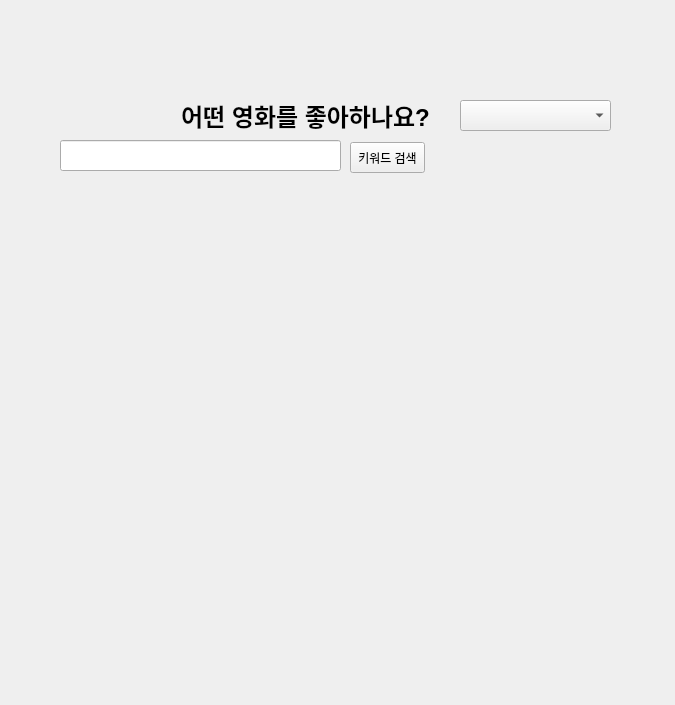
<?xml version="1.0" encoding="UTF-8"?>
<ui version="4.0">
 <class>Form</class>
 <widget class="QWidget" name="Form">
  <property name="geometry">
   <rect>
    <x>0</x>
    <y>0</y>
    <width>675</width>
    <height>705</height>
   </rect>
  </property>
  <property name="windowTitle">
   <string>Form</string>
  </property>
  <widget class="QLabel" name="label">
   <property name="geometry">
    <rect>
     <x>160</x>
     <y>80</y>
     <width>291</width>
     <height>71</height>
    </rect>
   </property>
   <property name="font">
    <font>
     <pointsize>18</pointsize>
     <weight>75</weight>
     <bold>true</bold>
    </font>
   </property>
   <property name="text">
    <string>어떤 영화를 좋아하나요?</string>
   </property>
   <property name="alignment">
    <set>Qt::AlignCenter</set>
   </property>
  </widget>
  <widget class="QComboBox" name="cb_title">
   <property name="geometry">
    <rect>
     <x>460</x>
     <y>100</y>
     <width>151</width>
     <height>31</height>
    </rect>
   </property>
  </widget>
  <widget class="QLabel" name="lbl_recommadation">
   <property name="geometry">
    <rect>
     <x>50</x>
     <y>200</y>
     <width>561</width>
     <height>401</height>
    </rect>
   </property>
   <property name="font">
    <font>
     <pointsize>18</pointsize>
    </font>
   </property>
   <property name="text">
    <string/>
   </property>
  </widget>
  <widget class="QLineEdit" name="le_keyword">
   <property name="geometry">
    <rect>
     <x>60</x>
     <y>140</y>
     <width>281</width>
     <height>31</height>
    </rect>
   </property>
  </widget>
  <widget class="QPushButton" name="btn_recommend">
   <property name="geometry">
    <rect>
     <x>350</x>
     <y>142</y>
     <width>75</width>
     <height>31</height>
    </rect>
   </property>
   <property name="text">
    <string>키워드 검색</string>
   </property>
  </widget>
 </widget>
 <resources/>
 <connections/>
</ui>
